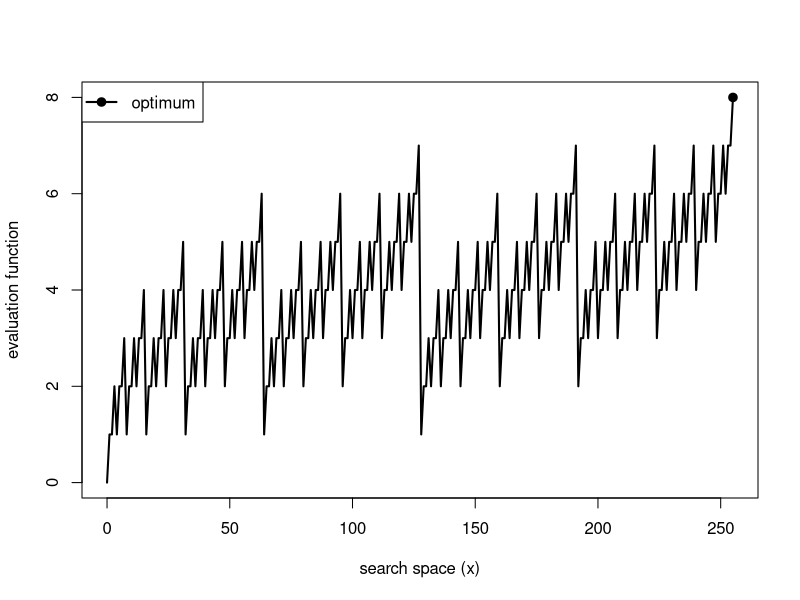

Here is the R script that generated this plot:
# create PDF file:
DIR=""             # change if different directory is used
pdf(paste(DIR,"sumbits.pdf",sep=""),width=5,height=5)

sumbinint=function(x)          # sum of bits of an integer
{ return(sum(as.numeric(intToBits(x))))}

sumbits=function(x)              # sum of bits of a vector
{ return(sapply(x,sumbinint))}

D=8; x=0:(2^D-1) # x is the search space (integer representation)
y=sumbits(x)     # y is the number of binary bits of x
plot(x,y,type="l",ylab="evaluation function",
     xlab="search space (x)",lwd=2)
pmax=c(x[which.max(y)],max(y)) # maximum point coordinates
points(pmax[1],pmax[2],pch=19,lwd=2)  # plot maximum point
legend("topleft","optimum",pch=19,lwd=2)    # add a legend
dev.off()                               # close the device
